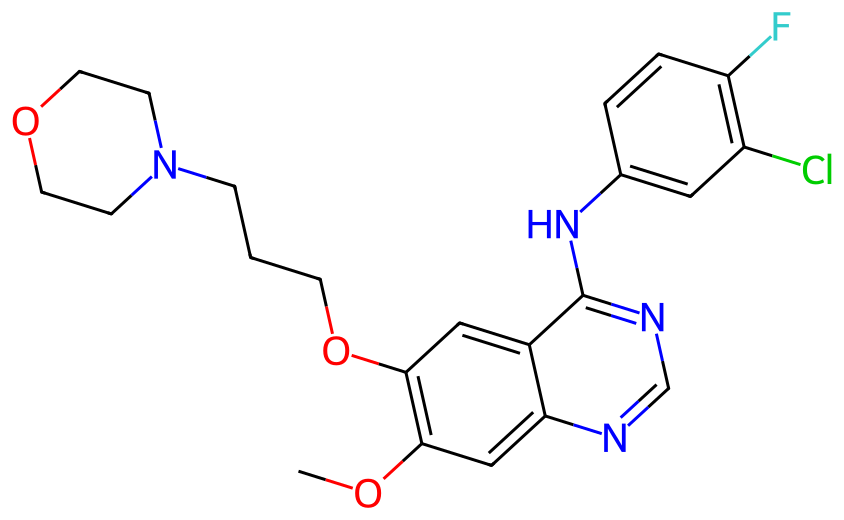
#> input picture assets/ppt/reference_ligand.png, 844 x 520 px
$ python -i create_ppt_assets.py   (imports and definitions only)
#> lines starting #> are read from the running program, lines starting #| are printed output that depends on the picture
from pathlib import Path
import json

import matplotlib.pyplot as plt
from matplotlib import font_manager
from rdkit import Chem
from rdkit.Chem import Draw, rdDepictor, rdFMCS
from PIL import Image, ImageChops

ROOT = Path(__file__).resolve().parents[1]
OUT = ROOT / "assets" / "ppt"
# [1 line not run here, left out]

# Prefer an installed CJK font for deterministic chart labels.
font_candidates = [
    "/usr/share/fonts/truetype/wqy/wqy-zenhei.ttc",
    "/usr/share/fonts/truetype/wqy/wqy-zenhei.ttf",
]
# [5 lines not run here, left out]
plt.rcParams["axes.unicode_minus"] = False


def trim(path: Path, pad: int = 12):
#> called with path = '../assets/ppt/reference_ligand.png', pad = 12
    im = Image.open(path).convert("RGBA")
#> im is the input picture: PIL image 844x520 RGBA; mean R, G, B, A 249.5, 249, 250.2, 255
    bg = Image.new("RGBA", im.size, (255, 255, 255, 255))
#> bg: PIL image 844x520 RGBA; every value is 255
    diff = ImageChops.difference(im, bg).convert("L")
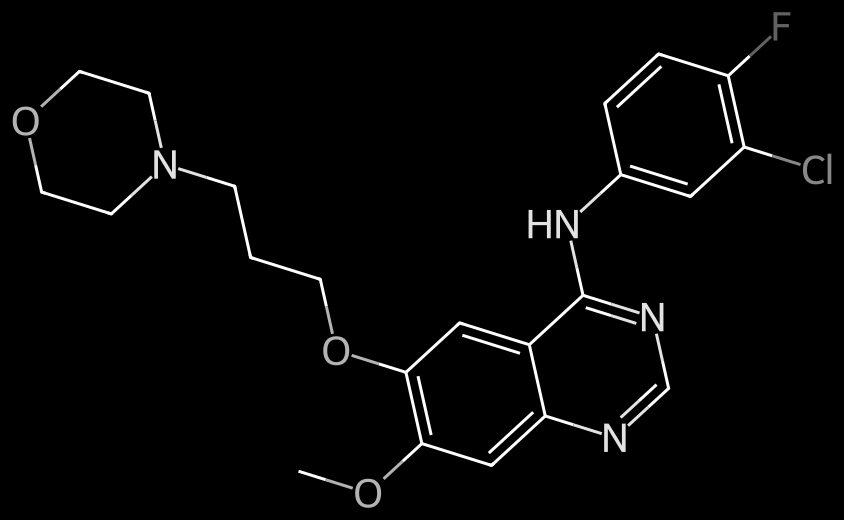
#> diff: PIL image 844x520 L; min 0, max 255, mean 5.7
    bbox = diff.getbbox()
#> bbox = (12, 12, 832, 508)
    if bbox:
        l, t, r, b = bbox
#> l = 12; t = 12; r = 832; b = 508
        l, t = max(0, l-pad), max(0, t-pad)
#> l = 0; t = 0
        r, b = min(im.width, r+pad), min(im.height, b+pad)
#> r = 844; b = 520
        im = im.crop((l, t, r, b))
    im.save(path)


def load_mol(sdf: Path):
    suppl = Chem.SDMolSupplier(str(sdf), removeHs=True)
    mol = next((m for m in suppl if m is not None), None)
    if mol is None:
        raise RuntimeError(f"Cannot read {sdf}")
    return mol


def draw_molecule(sdf: Path, out: Path, legend: str, reference=None):
    mol = load_mol(sdf)
    rdDepictor.Compute2DCoords(mol)
    highlight_atoms = []
    highlight_colors = {}
    if reference is not None:
        mcs = rdFMCS.FindMCS([reference, mol], ringMatchesRingOnly=True, completeRingsOnly=True, timeout=10)
        patt = Chem.MolFromSmarts(mcs.smartsString)
        match = set(mol.GetSubstructMatch(patt)) if patt is not None else set()
        highlight_atoms = [a.GetIdx() for a in mol.GetAtoms() if a.GetIdx() not in match]
        highlight_colors = {idx: (0.98, 0.63, 0.20) for idx in highlight_atoms}
    options = Draw.MolDrawOptions()
    options.legendFontSize = 28
    options.baseFontSize = 0.72
    options.bondLineWidth = 3.0
    options.padding = 0.08
    img = Draw.MolToImage(
        mol,
        size=(1100, 650),
        legend=legend,
        highlightAtoms=highlight_atoms,
        highlightAtomColors=highlight_colors,
        options=options,
    )
    img.save(out)
    trim(out)


run = ROOT / "runs" / "4wkq-llm-20260927-193317"
# [1 line that did not run here, left out]
# [5 lines not run here, left out]
# [1 line that did not run here, left out]
# [1 line that did not run here, left out]
# [1 line that did not run here, left out]
# [1 line that did not run here, left out]
# [1 line that did not run here, left out]

fig, ax = plt.subplots(figsize=(12.6, 4.8), dpi=180)
# [2 lines not run here, left out]
colors = []
# [31 lines not run here, left out]

# Reference calibration plot.
seeds = [17, 29, 43]
rmsd = [0.349, 0.297, 0.413]
fig, ax = plt.subplots(figsize=(7.8, 3.8), dpi=180)
# [20 lines not run here, left out]

>>> result = trim('../assets/ppt/reference_ligand.png')
